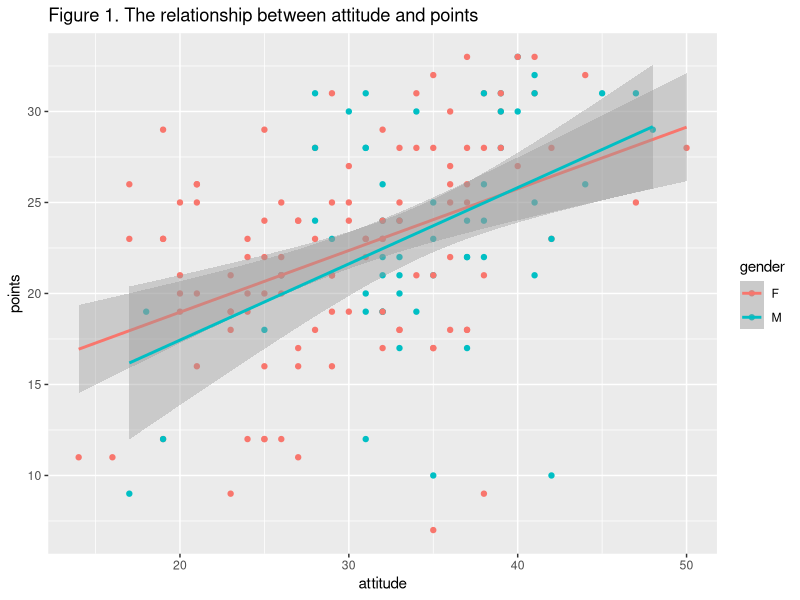
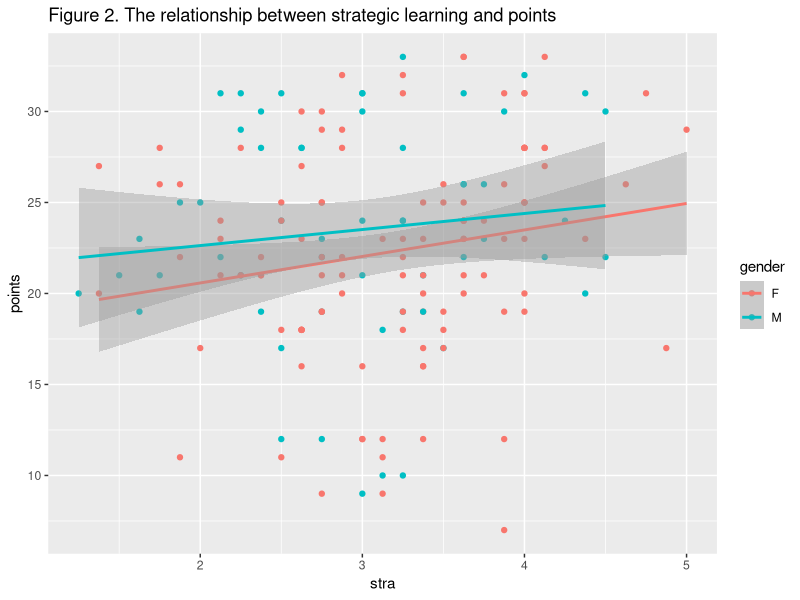
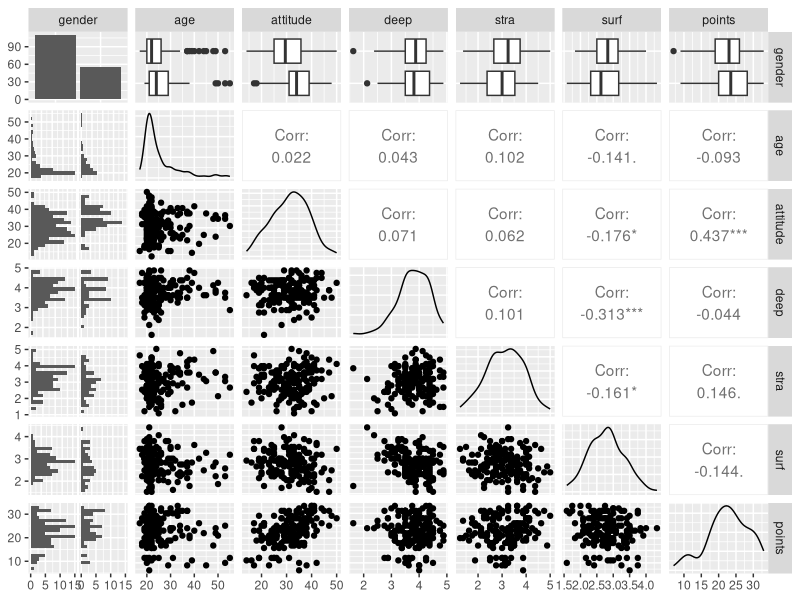
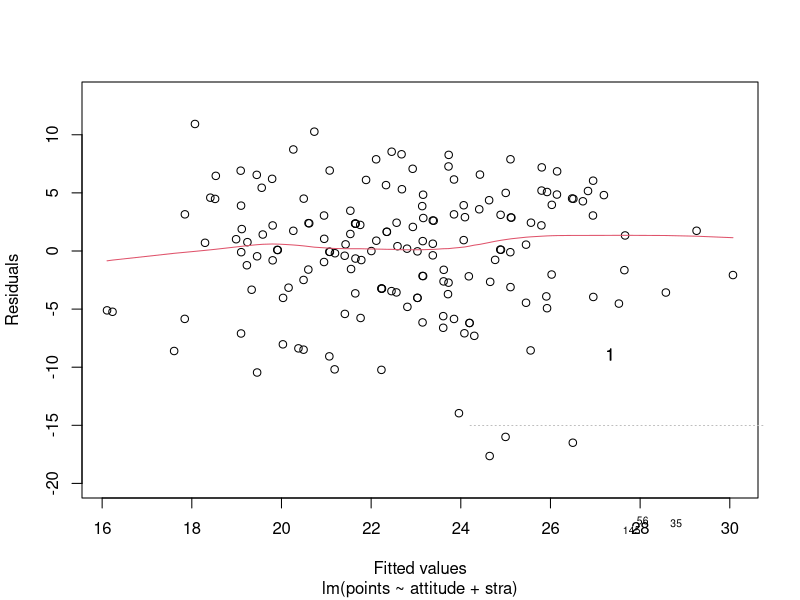
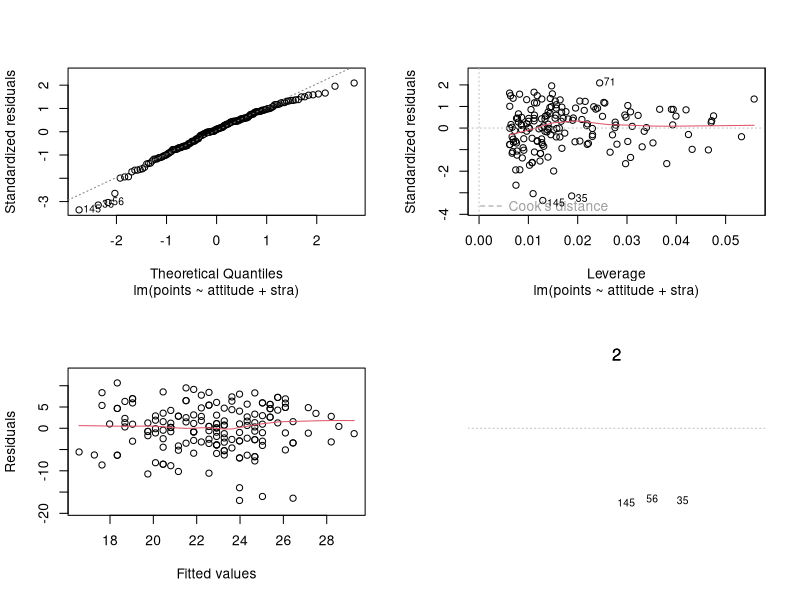
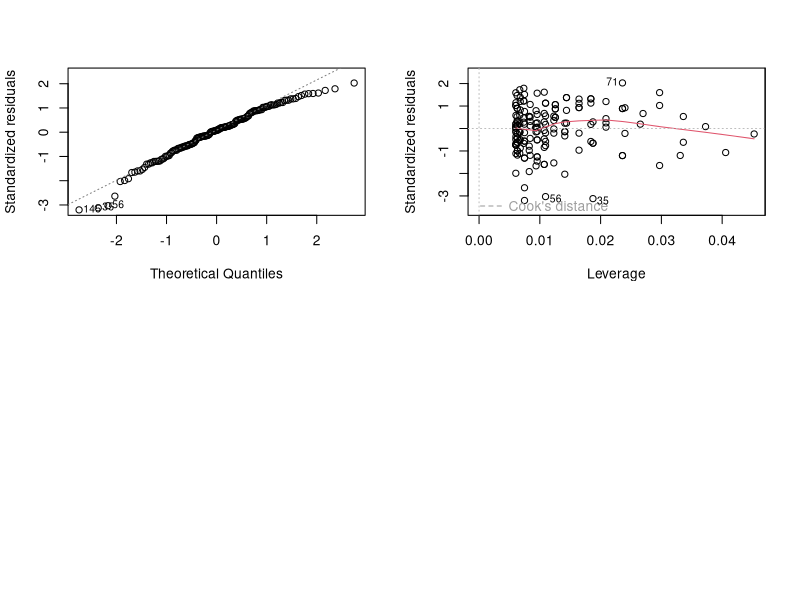

Write the R code that produced these figures, in order.
## ---- chunk 1

getwd()

lrn2014 <- read.csv("learning2014.csv")

head(lrn2014)
## ---- chunk 2
str(lrn2014)
dim(lrn2014)
## ---- chunk 3
summary(lrn2014)
library(ggplot2)
## ---- chunk 4
A <- ggplot(lrn2014, aes(x= attitude, y=points, col=gender))
B <- A +geom_point()
C <- B + geom_smooth(method = "lm")
Figure1 <- C + ggtitle("Figure 1. The relationship between attitude and points")
Figure1
## ---- chunk 5
D <- ggplot(lrn2014, aes(x=stra, y=points, col=gender))
D1 <- D + geom_point()
D2 <- D1 + geom_smooth(method="lm")
Figure2 <- D2 + ggtitle("Figure 2. The relationship between strategic learning and points")
Figure2
## ---- chunk 6
library(GGally)
ggpairs(lrn2014, lower= list(combo = wrap("facethist", bins = 20)))
## ---- chunk 7
my_reg <- lm(points ~ attitude + stra + surf, data = lrn2014 )
summary(my_reg)
## ---- chunk 8
my_reg2 <- lm(points ~ attitude + stra, data = lrn2014)
summary(my_reg2)
## ---- chunk 9
my_reg3 <- lm(points ~ attitude, data=lrn2014)
summary(my_reg3)
## ---- chunk 10
my_reg4 <- lm(points ~ attitude + gender, data=lrn2014)
summary(my_reg4)
## ---- chunk 11
errors <- plot(my_reg2, which= c(1,2,5), par(mfrow= c(2,2)))
## ---- chunk 12
errors2 <- plot(my_reg3, which= c(1,2,5), par(mfrow= c(2,2)))
